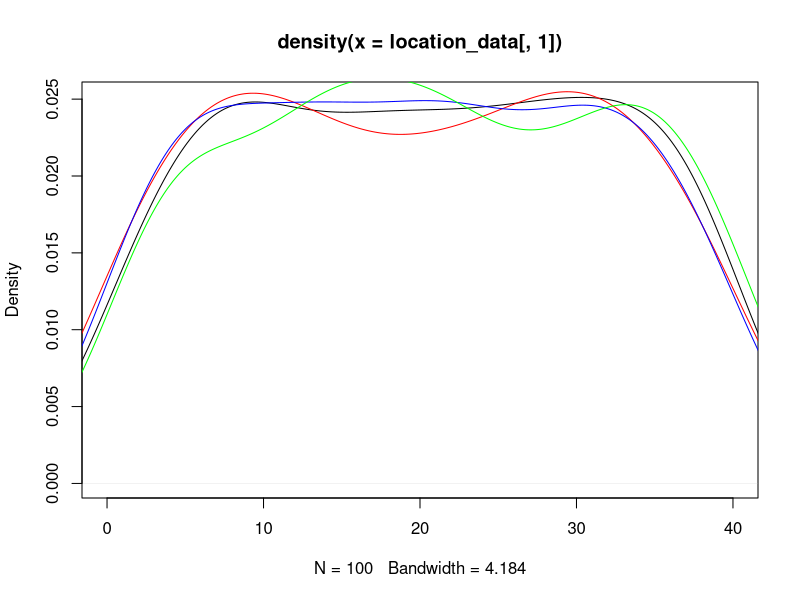
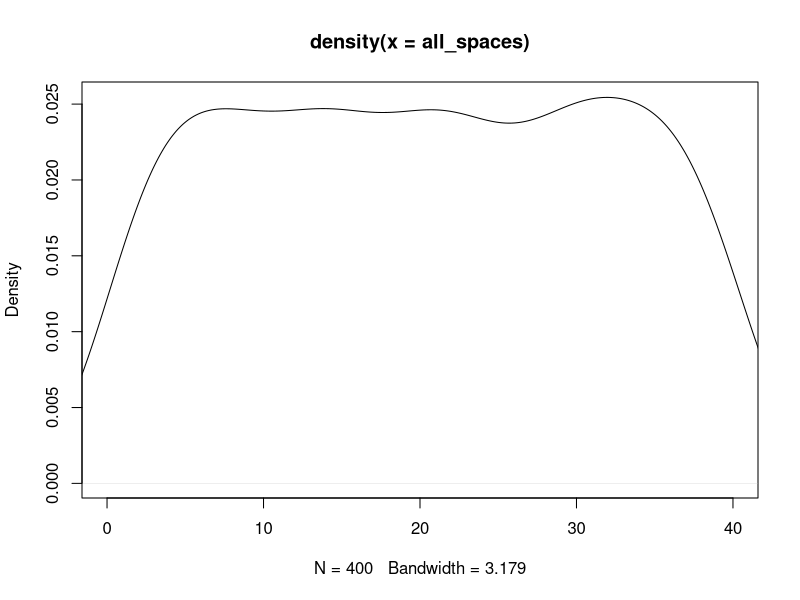
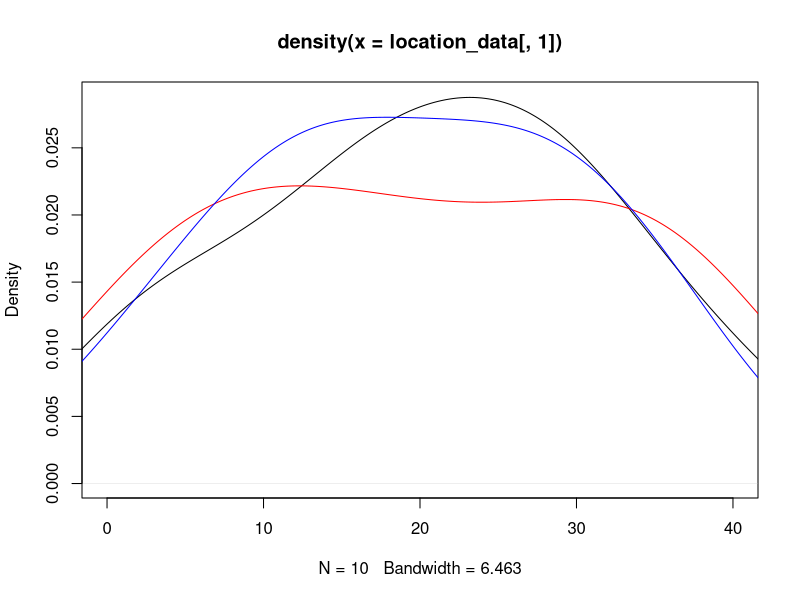
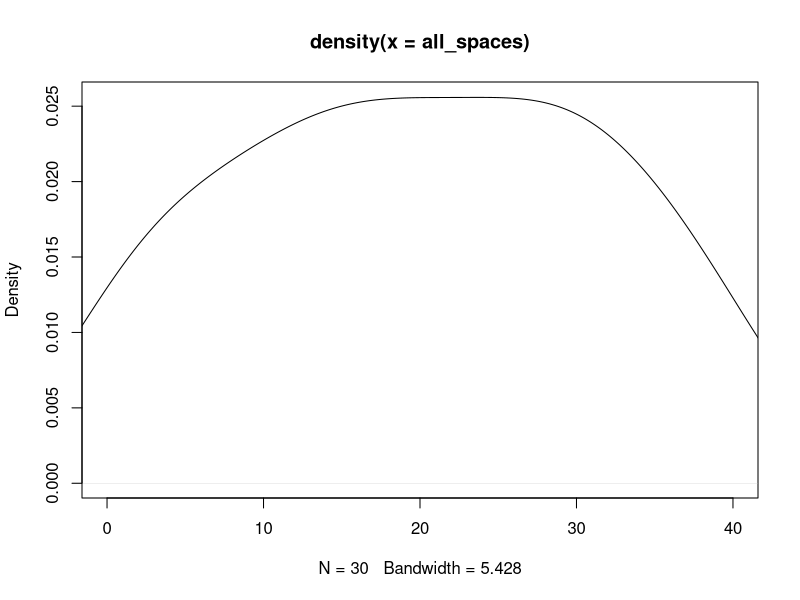

These figures' R source, in order: (Note: this script raises an error after producing the figures.)
## ---- chunk 1
knitr::opts_chunk$set(echo = TRUE)
## ---- chunk 2
#libraries
library(dplyr)
library(ggplot2)
## ---- chunk 3
#Kayleigh
##LET'S GET MOVING

monopolyBoard <- read.csv("MonopolyBoard.csv", header = T)
monopolyBoard

# Using dice rolls to determine where a player will land on the board
#input: "location"; a number 1-40; where the player is on the board
#output: the amount of spaces the player will move until they are on their new location

#note that this is only accounting for standard dice rolls, no special rules yet...

lets_move = function(location) {
  dice_roll_1 <- sample(1:6, 1, replace = TRUE)
  dice_roll_2 <- sample(1:6, 1, replace = TRUE)
  
  roll_total <- sum(dice_roll_1, dice_roll_2)
  roll_double <- dice_roll_1 == dice_roll_2
  
    location = location + roll_total
    
  if (location <= 40) {
    location = location
  } else {
    location = location - 40
  }
  
  space = monopolyBoard$name[monopolyBoard$spaces == location]
  
  print("You're moving forward...")
  print(roll_total)
  
  print("You're on space...")
  print(location)
  
  #print(space) #This prints out the name of the space that they land on. 
}

#testers
lets_move(1)
lets_move(25)
lets_move(38)
lets_move(40)



#A function to move players around the board and to play Monopoly!
#input: "turns"; the amount of turns we should take
#output: a player's new location on the board

lets_play = function(turns) {
  location = 1
  print("Starting Location: GO!")
  for (i in 1:turns) {
    location = lets_move(location)
  }
  print("You've landed on...")
  return(location)
}



lets_play(10) #tester #in this example if you look at a reference monopoly board and "walk" your way around the board with each move being the number in each output, you'll land on the space on the board corresponding to the final output (when counting "GO" as 1 and/or 40) 

#testers 
#"lets_move" and "lets_play" have both been edited to print out phrases for each roll and move to make it easier to determine how the player is moving. 
#"You're moving forward..." gives the player's roll
#"You're on space..." is the players position after 1 turn/"lets_move"
  # Later try to switch this print statement to the name of the spot that the player is on 
#"You've landed on..." gives the final location after running "lets_play" for "x" turns.
  # Later try to switch this print statement to the name of the spot that the player is on 

lets_play(3)
lets_play(10)

## ---- chunk 4
##DOUBLE DOWN

##WORK IN PROGRESS

#A function using dice rolls to determine how many spaces a player will move with the additional rules for "doubles" in Monopoly
#input: "location"; a number 1-40 where the player is on the board
#outut: the number of spaces the player will move on the board, with the special case of rolling three "doubles" and landing in jail
double_down = function(location) {
  dice_roll_1 <- sample(1:6, 1, replace = TRUE)
  dice_roll_2 <- sample(1:6, 1, replace = TRUE)
  
  roll_total <- sum(dice_roll_1, dice_roll_2)
  roll_double <- dice_roll_1 == dice_roll_2
  
  print("roll was")
  print(roll_total)
    
  if (roll_double) {
    
    dice_roll_3 <- sample(1:6, 1, replace = TRUE)
    dice_roll_4 <- sample(1:6, 1, replace = TRUE)
    
    roll_total_2 <- sum(dice_roll_3, dice_roll_4)
    roll_double_2 <- dice_roll_3 == dice_roll_4
    
    print("roll double was")
    print(roll_total_2)

    
    if (roll_double_2) {
      dice_roll_5 <- sample(1:6, 1, replace = TRUE)
      dice_roll_6 <- sample(1:6, 1, replace = TRUE)
      
      roll_total_3 <- sum(dice_roll_5, dice_roll_6)
      roll_double_3 <- dice_roll_5 == dice_roll_6
      
      print("roll double was")
      print(roll_total_3)
      
      if (roll_double_3) {
        location = 11 #Jail
        print("doubles, doubles, doubles")
        print("You're going to JAIL!")
        
      } else {
        location = location + roll_total + roll_total_2 + roll_total_3
        print("doubles, doubles, not doubles")
        print("You're moving forward...")
        print(roll_total + roll_total_2 + roll_total_3)
      }
    } else {
      location = location + roll_total + roll_total_2
      print("doubles, not doubles")
      print("You're moving forward...")
      print(roll_total+roll_total_2)
    }
  } else {
    location = location + roll_total
    print("no doubles")
    print("You're moving forward...")
    print(roll_total)
  }

    
  if (location <= 40) {
    location = location
  } else {
    location = location - 40
  }

  
  print("You're on space...")
  print(location)
}

double_down(1)
#text out in the function is kinda funky right but it's just to make sure its working right
#In final version switch all dice rolls to sample(1:6,...)

## ---- chunk 5
##CHANCE AND COMMUNITY CHEST CARDS
Card_Numbers <- c(1, 2, 3, 4, 5, 6, 7, 8, 9, 10, 11, 12, 13, 14, 15, 16)

Chance_Cards <- c("Advance to Boardwalk", "Advance to Go (Collect $200)", "Advance to Illinois Avenue. If you pass Go, collect $200", "Advance to St. Charles Place. If you pass Go, collect $200", "Advance to the nearest Railroad. If unowned, you may buy it from the Bank. If owned, pay owner twice the rental to which they are otherwise entitled", "Advance to the nearest Railroad. If unowned, you may buy it from the Bank. If owned, pay owner twice the rental to which they are otherwise entitled", "Advance token to nearest Utility. If unowned, you may buy it from the Bank. If owned, throw dice and pay owner a total ten times amount thrown", "Bank pays you dividend of $50", "Get Out of Jail Free", "Go Back 3 Spaces", "Go to Jail. Go directly to Jail, do not pass Go, do not collect $200", "Make general repairs on all your property. For each house pay $25. For each hotel pay $100", "Speeding fine $15", "Take a trip to Reading Railroad. If you pass Go, collect $200", "You have been elected Chairman of the Board. Pay each player $50", "Your building loan matures. Collect $150")

Chance <- data.frame(Chance_Cards, Card_Numbers)
Chance
##Chance cards to move a player to a new space:
  #1 -> Advance to Boardwalk (space 40)
  #2 -> Advance to Go (space 1)
  #3 -> Advance to Illinois Avenue (space 25)
  #4 -> Advance to St. Charles Place (space 12)
  #5 -> Advance to nearest Railroad (space(s) 6, 16, 26, 36)
  #6 -> Advance to nearest Railraod (space(s) 6, 16, 26, 36)
  #7 -> Advance to nearest Utility (space(s) 13, 29)
  #11 -> Go to Jail (space 11)
  #14 -> Take a trip to Reading Railroad (space 6)

Community_Chest_Cards <- c("Advance to Go (Collect $200)", "Bank error in your favor. Collect $200", "Doctor’s fee. Pay $50", "From sale of stock you get $50", "Get Out of Jail Free", "Go to Jail. Go directly to jail, do not pass Go, do not collect $200", "Holiday fund matures. Receive $100", "Income tax refund. Collect $20", "It is your birthday. Collect $10 from every player", "Life insurance matures. Collect $100", "Pay hospital fees of $100", "Pay school fees of $50", "Receive $25 consultancy fee", "You are assessed for street repair. $40 per house. $115 per hotel", "You have won second prize in a beauty contest. Collect $10", "You inherit $100")

Community_Chest <- data.frame(Community_Chest_Cards, Card_Numbers)
Community_Chest

##Community Chest Cards that move a player to a new space:
  #1 -> Advance to GO (space 1)
  #5 -> Go to Jail (space 11)

## ---- chunk 6
# heidi

#the function "who_goes_first" simulates the initial roll before the game begins in order to determine which player goes first
# input is a number of how many players are going to be playing
# output is the value of each players roll and the player that will start the game based on who had the highest roll
who_goes_first <- function(num_players){
  initial_rolls <- c()
  for (i in 1:num_players) {
    player_i_roll <- sum(sample(1:6, 2, replace=TRUE))
    initial_rolls <- c(initial_rolls, player_i_roll) # vector of every player's roll
    print(paste("Player", i, "rolled", player_i_roll))
  }
  cat("\n")
  if(sum(initial_rolls == max(initial_rolls)) >= 2){
    while (sum(initial_rolls == max(initial_rolls)) >= 2) { # if players tied for highest number
      tied_players <- which(initial_rolls==max(initial_rolls)) # identify which players tied
      print("It's a tie! Roll again")
      cat("\n")
      tie_breaker_rolls <- c()
      for (i in tied_players) { # tied players roll again
       player_i_roll2 <- sum(sample(1:6, 2, replace=TRUE))
       tie_breaker_rolls <- c(tie_breaker_rolls, player_i_roll2)
       print(paste("Player", i, "rolled", player_i_roll2))
      }
      initial_rolls <- tie_breaker_rolls
      highest_roll <- max(tie_breaker_rolls)
      highest_player2 <- tied_players[which(tie_breaker_rolls == highest_roll)]
    }
    cat("\n")
    print(paste("Player", highest_player2, "goes first!"))
  }
  else {
    highest_player <- which.max(initial_rolls) # who rolled the highest number
    print(paste("Player", highest_player, "goes first!"))
  }
}

who_goes_first(4) # test function

## ---- chunk 7
# Olivia
# Website for data: https://stat-jet-asu.github.io/Datasets/InstructorDescriptions/monopoly.html

monopolyBoard <- read.csv("MonopolyBoard.csv", header = T)
head(monopolyBoard)

# This section is for question number 2

# Kayleigh's lets_play function from above incorporating players and density plots
# uses lets_move function from above
# input: turns, # of turns to iterate through; players, number of players (2-4)
# output: density plot with a line for each player's frequency of spaces landed on 
# & density plot for the combined frequency of spaces landed on for all players

lets_play = function(turns, players) {
  location_data <- as.data.frame(matrix(nrow = turns, ncol = players))
  
for (j in 1:players) {
  location = 1
  
  for (i in 1:turns) {
    
    location = lets_move(location)
    location_data[i,j] <- location
    }
  }
  
  # creates density plot of frequency of landing on each space for each player
  plot(density(location_data[,1]), xlim = c(0,40), col = "black")
  
  colors <- c("red", "blue", "green")
  
  for (k in 2:players) {
  lines(density(location_data[,k]), col = colors[k-1]) # adds a density line for each player after the first
  }
  
  # creates density plot for total frequency landing on each space (all players spaces included)
  all_spaces <- as.vector(as.matrix(location_data))
  plot(density(all_spaces), xlim = c(0,40), col = "black")
}
lets_play(100, 4)

## ---- chunk 8
who_goes_first2 <- function(num_players){
  initial_rolls <- c()
  for (i in 1:num_players) {
    player_i_roll <- sum(sample(1:6, 2, replace=TRUE))
    initial_rolls <- c(initial_rolls, player_i_roll) # vector of every player's roll
#    print(paste("Player", i, "rolled", player_i_roll))
  }
  cat("\n")
  if(sum(initial_rolls == max(initial_rolls)) >= 2){
    while (sum(initial_rolls == max(initial_rolls)) >= 2) { # if players tied for highest number
      tied_players <- which(initial_rolls==max(initial_rolls)) # identify which players tied
#      print("It's a tie! Roll again")
#      cat("\n")
      tie_breaker_rolls <- c()
      for (i in tied_players) { # tied players roll again
       player_i_roll2 <- sum(sample(1:6, 2, replace=TRUE))
       tie_breaker_rolls <- c(tie_breaker_rolls, player_i_roll2)
#       print(paste("Player", i, "rolled", player_i_roll2))
      }
      initial_rolls <- tie_breaker_rolls
      highest_roll <- max(tie_breaker_rolls)
      highest_player2 <- tied_players[which(tie_breaker_rolls == highest_roll)]
    }
#    cat("\n")
#    print(paste("Player", highest_player2, "goes first!"))
  }
  else {
    highest_player <- which.max(initial_rolls) # who rolled the highest number
#    print(paste("Player", highest_player, "goes first!"))
#    return(highest_player)
  
    
  # creating player order
  player_order <- length(num_players)
  player_order[1] <- as.integer(highest_player)

 for (j in 2:num_players) {
    
  player_order[j] <- as.integer(player_order[j-1] + 1)
  if (player_order[j] > num_players) {
    player_order[j] <- 1
  }
 }
  print(player_order)
  }
  
  playerlist <- (list(highest_player, player_order))
  return(playerlist)
}

#who_goes_first2(4)

## ---- chunk 9
# Question number 3 -- including jail and double rolls

lets_move2 = function(location) {
  dice_roll_1 <- sample(1:6, 1, replace = TRUE)
  dice_roll_2 <- sample(1:6, 1, replace = TRUE)
  
  roll_total <- sum(dice_roll_1, dice_roll_2)
  roll_double <- dice_roll_1 == dice_roll_2
  
    location = location + roll_total # updates location to be previous location + roll total
    double3 = "false" # double3 is assigned "true" if the player double rolls 3x (as seen in if statement below), otherwise it is assigned "false" 
    
  # first double roll -> roll again
  if (roll_double == TRUE) {
    dice_roll_3 <- sample(1:6, 1, replace = TRUE)
    dice_roll_4 <- sample(1:6, 1, replace = TRUE)
    
    roll_total2 <- sum(dice_roll_3, dice_roll_4)
    roll_double2 <- dice_roll_3 == dice_roll_4
    
    location = location + roll_total2
    double3 = "false"
    
    # if player is at a location past 40, subtract 40 so they go back to the GO space at location "41"
    # this is included in each if statement below so that it applies if player has to roll again
    if (location <= 40) {
      location = location
    } else {
      location = location - 40
    }
     
      # second double roll -> roll again
      if (roll_double2 == TRUE) {
        dice_roll_5 <- sample(1:6, 1, replace = TRUE)
        dice_roll_6 <- sample(1:6, 1, replace = TRUE)
    
        roll_total3 <- sum(dice_roll_5, dice_roll_6)
        roll_double3 <- dice_roll_5 == dice_roll_6
    
        location = location + roll_total3
        double3 = "false"
        
        if (location <= 40) {
          location = location
        } else {
          location = location - 40
        }
        
        # third double roll -> go to jail
          if (roll_double3 == TRUE) {
            location = monopolyBoard$spaces[monopolyBoard$name == "Jail"]
            double3 = "true"
          }
      }
  }  
    
  if (location <= 40) {
    location = location
  } else {
    location = location - 40
  }
  
  listdata <- (list(location, double3)) # creates list for outputs "location" and "double3"
  # if you need to access location from this function, use lets_move2(location)[[1]]
  # if you need to access double3, use lets_move2(double3)[[2]]
  return(listdata)
  
}


# lets_play2 is currently set up to have each player go thru all their turns and then move onto the next player
# probably need to fix this for question 5

## ---- chunk 10

lets_play2 = function(turns, players) {
  
  
  location_data <- as.data.frame(matrix(nrow = turns, ncol = players)) # dataframe will keep data for locations of players for each turn
  double3data <- as.data.frame(matrix(nrow = turns, ncol = players)) # dataframe will say "true" if player double rolled 3x (which lands them in jail) and "false" if they didn't double roll 3x
  
    # puts players in order
    colnames(location_data) <- who_goes_first2(players)[[2]]
  
    location = 1 # each player starts at location 1
    location_data[1,] <- location
    double3 = 0 # initializing "double3" which will be later assigned a "true" or "false" based on if player double rolled 3x
  
    for (i in 2:turns) { # iterates through number of turns
      
        for (j in 1:players) { # rotates through each player
          
        location = lets_move2(location_data[i-1,j])[[1]] # takes location from lets_move2 function and assigns it to location
        location_data[i,j] <- as.integer(location) # puts location value into the dataframe of locations for each player
        double3data[i,j] <- lets_move2(double3)[[2]] # takes "true" or "false" value from double3 and adds it to double3data dataframe
        
      # deals with landing in jail from "go to jail" space and staying there for next 3 turns
      if (31 %in% location_data[i-1,j]) { # if you landed on 31 in the last turn (i-1 turn), you go to jail (space 11) for the ith turn
        location <- 11
        location_data[i,j] <- as.integer(location) # new location is 11
      } else if (11 %in% location_data[i-1,j] & 31 %in% location_data[i-2,j]) { # if you were on space 11 last turn AND you were on space 31 2 turns ago, you stay in jail (space 11) for turn i
        location <- 11
        location_data[i,j] <- as.integer(location)  
      } else if (11 %in% location_data[i-2,j] & 31 %in% location_data[i-3,j]) {
        location <- 11
        location_data[i,j] <- as.integer(location)
      }
        
      # landing in jail from 3x double roll and staying there for next 3 turns
      if (11 %in% location_data[i,j] & "true" %in% double3data[i-1,j]) { # if player's location is 11 (jail) and double3data is"true" (player double rolled 3x), player stays in jail. all 3 if/else if statements keep player in jail for the next 3 turns
        location <- 11
        location_data[i,j] <- as.integer(location)
      } else if (11 %in% location_data[i-1,j] & "true" %in% double3data[i-2,j]) { # 
        location <- 11
        location_data[i,j] <- as.integer(location)
      } else if (11 %in% location_data[i-2,j] & "true" %in% double3data[i-3,j]) {
        location <- 11
        location_data[i,j] <- as.integer(location)
      }
        
    }
  }
  print(location_data)
  
  # creates density plot of frequency of landing on each space for each player
  plot(density(location_data[,1]), xlim = c(0,40), col = "black")
  
  colors <- c("red", "blue", "green")
  
  for (k in 2:players) {
    lines(density(location_data[,k]), col = colors[k-1]) # adds a density line for each player after the first
  }
  
  # creates density plot for total frequency landing on each space (all players spaces included)
  all_spaces <- as.vector(as.matrix(location_data))
  plot(density(all_spaces), xlim = c(0,40), col = "black")
  
}
 
lets_play2(10, 3)

location_data

# how should we go about recording spaces landed on when double rolls occur?

## ---- chunk 11

# Figure out how to have players pay and recieve money from landing on chance and community chest spaces


## ---- chunk 12
#4 - Kayleigh and Maddie 
#Chance - spaces 8, 23, 37
#Community Chest - spaces 3, 18, 34
Chance

Drawing_Chance = function(location) {
  location = location
  draw_card <- sample(1:16, 1, replace = TRUE)
  player_card <- Chance$Chance_Cards[draw_card]
  print(player_card)

  
      if(draw_card == 1) {
        location = 1
      }
      
      if(draw_card == 2) {
        location = 1
      }
      
      if(draw_card == 3) {
        location = 25
      }
  
      if(draw_card == 4){
        location = 12
      }
    
      if(draw_card == 5){
        if(location >= 37 && location <= 5){
              location = 6
            } else {
              if (location >= 6 && location <= 15){
                location = 16
              } else {
                if(location >= 16 && location <= 25){
                  location = 26
                } else {
                  location = 36
                }
              }
            }
    }
  
    if(draw_card == 6){
        if(location >= 37 && location <= 5){
              location = 6
            } else {
              if (location >= 6 && location <= 15){
                location = 16
              } else {
                if(location >= 16 && location <= 25){
                  location = 26
                } else {
                  location = 36
                }
              }
            }
    }
  
    if(draw_card == 7){
        if(location >= 29 && location <= 12){
              location = 13
            } else {
              location = 29
    }
  }
  
    if(draw_card == 11) {
      location = 11
    }
  
    if(draw_card == 14) {
      location = 6
    }
  
    if(draw_card == 10) {
      location = location - 3
    }
  
    location = location
    return(location)
}

Drawing_Chance(8)
Drawing_Chance(23)
Drawing_Chance(37)

Drawing_Community_Chest = function(location) {
  location = location
  draw_card_chest <- sample(1:16, 1, replace = TRUE)
  player_card_chest <- Community_Chest$Community_Chest_Cards[draw_card_chest]
  print(player_card_chest)
  print(location)
  
  if (draw_card_chest == 1) {
    location = 1
  } else {
    if (draw_card_chest == 6) {
    location = 11
    } else {
      location = location
    }
  
  }
  
  location = location 
  return(location)
}

Drawing_Community_Chest(3)
Drawing_Community_Chest(18)
Drawing_Community_Chest(34)

lets_move3 = function(location) {
  dice_roll_1 <- sample(1:6, 1, replace = TRUE)
  dice_roll_2 <- sample(1:6, 1, replace = TRUE)
  
  roll_total <- sum(dice_roll_1, dice_roll_2)
  roll_double <- dice_roll_1 == dice_roll_2
  
    location = location + roll_total
    double3 = "false"
  
  print("your roll total is...")
  print(roll_total)

  if (location <= 40) {
      location = location
  } else {
      location = location - 40
  }
   
  print("your location is...")
  print(location)
  
  if(location == 8 || location == 23 || location == 27) {
    location = Drawing_Chance(location)
    print("your location is...")
    print(location)
  }
  
  if(location == 3 || location == 18 || location == 34) {
    location = Drawing_Community_Chest(location)
    print("your location is...")
    print(location)
  }
    
  # first double roll -> roll again
  if (roll_double == TRUE) {
    dice_roll_3 <- sample(1:6, 1, replace = TRUE)
    dice_roll_4 <- sample(1:6, 1, replace = TRUE)
    
    roll_total2 <- sum(dice_roll_3, dice_roll_4)
    roll_double2 <- dice_roll_3 == dice_roll_4
    
    location = location + roll_total2
    double3 = "false"
    print("1 double")
    
    if (location <= 40) {
      location = location
    } else {
      location = location - 40
    }
    
    
    if(location == 8 || location == 23 || location == 27) {
    location = Drawing_Chance(location)
    }
  
  if(location == 3 || location == 18 || location == 34) {
    location = Drawing_Community_Chest(location)
    }
     
      # second double roll -> roll again
      if (roll_double2 == TRUE) {
        dice_roll_5 <- sample(1:6, 1, replace = TRUE)
        dice_roll_6 <- sample(1:6, 1, replace = TRUE)
    
        roll_total3 <- sum(dice_roll_5, dice_roll_6)
        roll_double3 <- dice_roll_5 == dice_roll_6
    
        location = location + roll_total3
        double3 = "false"
        print("2 doubles")
        
        if (location <= 40) {
          location = location
        } else {
          location = location - 40
        }
        
        if(location == 8 || location == 23 || location == 27) {
          location = Drawing_Chance(location)
        }
  
        if(location == 3 || location == 18 || location == 34) {
          location = Drawing_Community_Chest(location)
         
        }
        
        # third double roll -> go to jail
          if (roll_double3 == TRUE) {
            location = monopolyBoard$spaces[monopolyBoard$name == "Jail"]
            double3 = "true"
            print("three doubles")
          }
      }
  }  
   
  location = location 
  
  print("your location is...")
  print(location)
  listdata <- (list(location, double3))
  return(listdata)
  
}

lets_move3(1)

lets_play3 = function(turns, players) {
  
  location_data <- as.data.frame(matrix(nrow = turns, ncol = players))
  double3data <- as.data.frame(matrix(nrow = turns, ncol = players))
  
  for (j in 1:players) {
    location = 1
    double3 = 0
  
    for (i in 1:turns) {
      
        location = lets_move2(location)[[1]]
        location_data[i,j] <- as.integer(location)
        double3data[i,j] <- lets_move3(double3)[[2]]
        
      # deals with landing in jail from "go to jail" space and staying there for next 3 turns
      if (31 %in% location_data[i-1,j]) { # if you land on 31 (go to jail), next location is in jail (space 11)
        location <- 11
        location_data[i,j] <- as.integer(location)
      } else if (11 %in% location_data[i-1,j] & 31 %in% location_data[i-2,j]) {
        location <- 11
        location_data[i,j] <- as.integer(location)
      } else if (11 %in% location_data[i-2,j] & 31 %in% location_data[i-3,j]) {
        location <- 11
        location_data[i,j] <- as.integer(location)
      }
        
      # landing in jail from 3x double roll and staying there for next 3 turns
      if (11 %in% location_data[i,j] & "true" %in% double3data[i-1,j]) { # "true" means player double rolled 3x -> jail
        location <- 11
        location_data[i,j] <- as.integer(location)
      } else if (11 %in% location_data[i-1,j] & "true" %in% double3data[i-2,j]) { # 
        location <- 11
        location_data[i,j] <- as.integer(location)
      } else if (11 %in% location_data[i-2,j] & "true" %in% double3data[i-3,j]) {
        location <- 11
        location_data[i,j] <- as.integer(location)
      }
        
    }
  }
  #print(location_data)
  
  # creates density plot of frequency of landing on each space for each player
  plot(density(location_data[,1]), xlim = c(0,40), col = "black")
  plot(location_data[,1], xlim= c(0,40), col="black", type="h", xlab="Spaces", ylab="Frequency", main="Frequency of Landing on Each Space for Each Player")
  
  colors <- c("red", "blue", "green")
  
  for (k in 2:players) {
    lines(density(location_data[,k]), col = colors[k-1]) # adds a density line for each player after the first
  }
  
  # creates density plot for total frequency landing on each space (all players spaces included)
  all_spaces <- as.vector(as.matrix(location_data))
  plot(density(all_spaces), xlim = c(0,40), col = "black")
  
}
## ---- chunk 13

#use lets_move2 for freq plot

 
## ---- chunk 14
#hello
dice_roll <- sum(sample(1:6, 2, replace = TRUE))
dice_roll

#Need to figure out how to exchange money between players
Chance_Money <- function(Player_Bank){
  Player_Bank = Player_Bank
  draw_card <- sample(1:16, 1, replace = TRUE)
  player_card <- Chance$Chance_Cards[draw_card]
  print(player_card)
  
  #Advance to Go (Collect $200)
  if(draw_card == 2){
    Player_Bank = Player_Bank + 200
  }
  
  #Advance to Illinois Ave. If you pass Go collect $200
  if(draw_card == 3){
    if(location > 25){
      Player_Bank = Player_Bank + 200
    }else{
      Player_Bank = Player_Bank
    }
  }
  
  #Advance to St. Charles Place. If you pass Go, collect $200
  if(draw_card == 4){
    if(location > 13 ){
      Player_Bank = Player_Bank + 200
    }else{
      Player_Bank = Player_Bank
    }
  }
  
  #Bank pays you dividend of $50
  if(draw_card == 8){
    Player_Bank = Player_Bank + 50
  }
  
  #Speeding fine $15
  if(draw_card == 13){
    Player_Bank = Player_Bank - 15
  }
  
  #Take a trip to Reading Railroad. If you pass Go, collect $200
  if(draw_card == 14){
    if(location > 6){
      Player_Bank = Player_Bank + 200
    }else{
      Player_Bank = Player_Bank
    }
  }
  
  #Your building loan matures. Collect $150
  if(draw_card == 16){
    Player_Bank = Player_Bank + 150
  }
}

#Need to figure out how to exchange money between players
Community_Chest_Money <- function(Player_Bank){
  Player_Bank = Player_Bank
  draw_card <- sample(1:16, 1, replace = TRUE)
  player_card <- Community_Chest$Community_Chest_Cards[draw_card]
  print(player_card)
  
  #Advance to Go (Collect $200)
  if(draw_card == 1){
    Player_Bank = Player_Bank + 200
  }
  
  #Bank error in your favor. Collect $200
  if(draw_card == 2){
    Player_Bank = Player_Bank + 200
  }
  
  #Doctor’s fee. Pay $50
  if(draw_card == 3){
    Player_Bank = Player_Bank - 50
  }
  
  #From sale of stock you get $50
  if(draw_card == 4){
    Player_Bank = Player_Bank + 50
  }
  
  #Holiday fund matures. Receive $100
  if(draw_card == 7){
    Player_Bank = Player_Bank + 100
  }
  
  #Income tax refund. Collect $20
  if(draw_card == 8){
    Player_Bank = Player_Bank + 20
  }
  
  #Life insurance matures. Collect $100
  if(draw_card == 10){
    Player_Bank = Player_Bank + 100
  }
  
  #Pay hospital fees of $100
  if(draw_card == 11){
    Player_Bank = Player_Bank - 100
  }
  
  #Pay school fees of $50
  if(draw_card == 12){
    Player_Bank = Player_Bank - 50
  }
  
  #Receive $25 consultancy fee
  if(draw_card == 13){
    Player_Bank = Player_Bank + 25
  }
  
  #You have won second prize in a beauty contest. Collect $10
  if(draw_card == 15){
    Player_Bank = Player_Bank + 10
  }
  
  #You inherit $100
  if(draw_card == 16){
    Player_Bank = Player_Bank + 100
  }
}

Chance
Community_Chest
## ---- chunk 15
Players <- c("Player 1", "Player 2", "Player 3", "Player 4")
Player_Bank <- c("1250", "1250", "1250", "1250")

The_Players <- data.frame(Players, Player_Bank)
The_Players

monopolyBoard

Property <- c("Mediterranean", "Baltic", "Reading Railroad", "Oriental", "Vermot", "Connecticut", "St. Charles", "Electric Company", "States", "Virginia", "Pennsylvania Railroad", "St. James", "Tennessee", "New York", "Kentucky", "Indiana", "Illinios", "B&O Railroad", "Atlantic", "Ventnor", "Water Works", "Marvin Gardens", "Pacific", "N. Carolina", "Pennsylvania", "Short Line Railroad", "Park Place", "Boardwalk")
Property_Status <- c("Unowned", "Unowned", "Unowned", "Unowned", "Unowned", "Unowned", "Unowned", "Unowned", "Unowned", "Unowned", "Unowned", "Unowned", "Unowned", "Unowned", "Unowned", "Unowned", "Unowned", "Unowned", "Unowned", "Unowned", "Unowned", "Unowned", "Unowned", "Unowned", "Unowned", "Unowned", "Unowned", "Unowned")

The_Properties <- data.frame(Property, Property_Status)
The_Properties

## ---- chunk 16
library(tidyverse)
assigning_properties <- function( ){
  smpl <- sample(1:28, 28, replace = FALSE)
  smpl
  property_order <- data.frame(smpl)
  property_order
}

Owned_Spaces <- sample(1:28, 28, replace = FALSE)
Owned_Spaces
Players <- c("Player 1", "Player 2", "Player 3", "Player 4")
Player_Bank <- c("1250", "1250", "1250", "1250")

The_Players <- data.frame(Players, Player_Bank)
The_Players

The_Players_Owned <- data.frame(Players, Owned_Spaces)
The_Players_Owned <- The_Players_Owned %>% pivot_wider(names_from = Players, values_from = Owned_Spaces)

The_Players_Owned[[1]]
The_Players_Owned[[2]]
The_Players_Owned[[3]]
## ---- chunk 17
Players <- c("Player 1", "Player 2", "Player 3", "Player 4")
Player_Bank <- c(1250, 1250, 1250, 1250)
The_Players <- data.frame(Players, Player_Bank)

Property <- c("Mediterranean", "Baltic", "Reading Railroad", "Oriental", "Vermot", "Connecticut", "St. Charles", "Electric Company", "States", "Virginia", "Pennsylvania Railroad", "St. James", "Tennessee", "New York", "Kentucky", "Indiana", "Illinios", "B&O Railroad", "Atlantic", "Ventnor", "Water Works", "Marvin Gardens", "Pacific", "N. Carolina", "Pennsylvania", "Short Line Railroad", "Park Place", "Boardwalk")
Owned_By_Player <- sample(1:4, 28, replace = TRUE)
Space <- c(2, 4, 6, 7, 9, 10, 12, 13, 14, 15, 16, 17, 19, 20, 22, 24, 25, 26, 27, 28, 29, 30, 32, 33, 35, 36, 38, 40)
Property_Statuses <- data.frame(Property, Space, Owned_By_Player)
Property_Statuses


Updating_Player_Bank <- function(location, j) {
  if(location == 2 || location == 4 || location == 6 || location == 7 || location == 9 || location == 10 || location == 12 || location == 13 || location == 14 || location == 15 || location == 16 || location == 17 || location == 19 || location == 20 || location == 22 || location == 24 || location == 25 || location == 26 || location == 27 || location == 28 || location == 29 || location == 30 || location == 32 || location == 33 || location == 35 || location == 36 || location == 38 || location == 40){
    
    location = location
    spot <- which(Property_Statuses$Space == location)
    cost <- which(monopolyBoard$spaces == location)
    owned_by_player <- Property_Statuses$Owned_By_Player[spot]
    
    The_Players$Player_Bank[owned_by_player] <- The_Players$Player_Bank[owned_by_player] + monopolyBoard$cost[cost]
    
    The_Players$Player_Bank[j] <- The_Players$Player_Bank[j] - monopolyBoard$cost[cost]
    
    The_Players
  }
}

Updating_Player_Bank(2, 3)

lets_move3 = function(location) {
  dice_roll_1 <- sample(1:6, 1, replace = TRUE)
  dice_roll_2 <- sample(1:6, 1, replace = TRUE)
  
  roll_total <- sum(dice_roll_1, dice_roll_2)
  roll_double <- dice_roll_1 == dice_roll_2
  
    location = location + roll_total
    double3 = "false"


  if (location <= 40) {
      location = location
  } else {
      location = location - 40
  }

  if(location == 8 || location == 23 || location == 27) {
    location = Drawing_Chance(location)

  }
  
  if(location == 3 || location == 18 || location == 34) {
    location = Drawing_Community_Chest(location)

  }

Updating_Player_Bank(location, j)

  # first double roll -> roll again
  if (roll_double == TRUE) {
    dice_roll_3 <- sample(1:6, 1, replace = TRUE)
    dice_roll_4 <- sample(1:6, 1, replace = TRUE)
    
    roll_total2 <- sum(dice_roll_3, dice_roll_4)
    roll_double2 <- dice_roll_3 == dice_roll_4
    
    location = location + roll_total2
    double3 = "false"

    
    if (location <= 40) {
      location = location
    } else {
      location = location - 40
    }
    
    
    if(location == 8 || location == 23 || location == 27) {
    location = Drawing_Chance(location)
    }
  
  if(location == 3 || location == 18 || location == 34) {
    location = Drawing_Community_Chest(location)
    }
    
    Updating_Player_Bank(location, j)
    
      # second double roll -> roll again
      if (roll_double2 == TRUE) {
        dice_roll_5 <- sample(1:6, 1, replace = TRUE)
        dice_roll_6 <- sample(1:6, 1, replace = TRUE)
    
        roll_total3 <- sum(dice_roll_5, dice_roll_6)
        roll_double3 <- dice_roll_5 == dice_roll_6
    
        location = location + roll_total3
        double3 = "false"
        
        if (location <= 40) {
          location = location
        } else {
          location = location - 40
        }
        
        if(location == 8 || location == 23 || location == 27) {
          location = Drawing_Chance(location)
        }
  
        if(location == 3 || location == 18 || location == 34) {
          location = Drawing_Community_Chest(location)
         
        }
        
        Updating_Player_Bank(location, j)
        
        # third double roll -> go to jail
          if (roll_double3 == TRUE) {
            location = monopolyBoard$spaces[monopolyBoard$name == "Jail"]
            double3 = "true"
          }
      }
  }  
   
  location = location 
}

lets_move3(2)


lets_play4 = function(turns, players) {
  
  location_data <- as.data.frame(matrix(nrow = turns, ncol = players))
  double3data <- as.data.frame(matrix(nrow = turns, ncol = players))
  players_banks <- as.data.frame(matrix(nrow = turns, ncol = players))

print(Property_Statuses)

  for (j in 1:players) {
    location = 1
    double3 = 0
    
    
    for (i in 1:turns) {
        print("player")
        print(j)
        location = lets_move3(location)[[1]]
        location_data[i,j] <- as.integer(location)
        double3data[i,j] <- lets_move3(double3)[[2]]

                
      # deals with landing in jail from "go to jail" space and staying there for next 3 turns
      if (31 %in% location_data[i-1,j]) { # if you land on 31 (go to jail), next location is in jail (space 11)
        location <- 11
        location_data[i,j] <- as.integer(location)
      } else if (11 %in% location_data[i-1,j] & 31 %in% location_data[i-2,j]) {
        location <- 11
        location_data[i,j] <- as.integer(location)
      } else if (11 %in% location_data[i-2,j] & 31 %in% location_data[i-3,j]) {
        location <- 11
        location_data[i,j] <- as.integer(location)
      }
        
      # landing in jail from 3x double roll and staying there for next 3 turns
      if (11 %in% location_data[i,j] & "true" %in% double3data[i-1,j]) { # "true" means player double rolled 3x -> jail
        location <- 11
        location_data[i,j] <- as.integer(location)
      } else if (11 %in% location_data[i-1,j] & "true" %in% double3data[i-2,j]) { # 
        location <- 11
        location_data[i,j] <- as.integer(location)
      } else if (11 %in% location_data[i-2,j] & "true" %in% double3data[i-3,j]) {
        location <- 11
        location_data[i,j] <- as.integer(location)
      }
      
      
    }
  }
  
print(location_data)
return(The_Players)

}

lets_play4(1,4)
## ---- chunk 18
monopolyBoard
Players <- c("Player 1", "Player 2", "Player 3", "Player 4")
Player_Bank <- c(1250, 1250, 1250, 1250)
The_Players <- data.frame(Players, Player_Bank)

Property <- c("Mediterranean", "Baltic", "Reading Railroad", "Oriental", "Vermot", "Connecticut", "St. Charles", "Electric Company", "States", "Virginia", "Pennsylvania Railroad", "St. James", "Tennessee", "New York", "Kentucky", "Indiana", "Illinios", "B&O Railroad", "Atlantic", "Ventnor", "Water Works", "Marvin Gardens", "Pacific", "N. Carolina", "Pennsylvania", "Short Line Railroad", "Park Place", "Boardwalk")
Owned_By_Player <- sample(1:4, 28, replace = TRUE)
Space <- c(2, 4, 6, 7, 9, 10, 12, 13, 14, 15, 16, 17, 19, 20, 22, 24, 25, 26, 27, 28, 29, 30, 32, 33, 35, 36, 38, 40)
Property_Statuses <- data.frame(Property, Space, Owned_By_Player)
Property_Statuses


Updating_Player_Bank <- function(location, j) {
  if(location == 2 || location == 4 || location == 6 || location == 7 || location == 9 || location == 10 || location == 12 || location == 13 || location == 14 || location == 15 || location == 16 || location == 17 || location == 19 || location == 20 || location == 22 || location == 24 || location == 25 || location == 26 || location == 27 || location == 28 || location == 29 || location == 30 || location == 32 || location == 33 || location == 35 || location == 36 || location == 38 || location == 40){
    
    location = location
    spot <- which(Property_Statuses$Space == location)
    cost <- which(monopolyBoard$spaces == location)
    owned_by_player <- Property_Statuses$Owned_By_Player[spot]
    
    The_Players$Player_Bank[owned_by_player] <- The_Players$Player_Bank[owned_by_player] + monopolyBoard$rent_0[cost]
    
    The_Players$Player_Bank[j] <- The_Players$Player_Bank[j] - monopolyBoard$rent_0[cost]
    
    return(The_Players)
  }
}

Updating_Player_Bank(12, 3)
## ---- chunk 19
lets_move4 = function(location) {
  dice_roll_1 <- sample(1:6, 1, replace = TRUE)
  dice_roll_2 <- sample(1:6, 1, replace = TRUE)
  
  roll_total <- sum(dice_roll_1, dice_roll_2)
  roll_double <- dice_roll_1 == dice_roll_2
  
    location = location + roll_total
    double3 = "false"


  if (location <= 40) {
      location = location
      Updating_Player_Bank(location, j)
  } else {
      location = location - 40
      Updating_Player_Bank(location, j)
  }


  if(location == 8 || location == 23 || location == 27) {
    location = Drawing_Chance(location)
    Updating_Player_Bank(location, j)

  }
  
  if(location == 3 || location == 18 || location == 34) {
    location = Drawing_Community_Chest(location)
    Updating_Player_Bank(location, j)

  }


  # first double roll -> roll again
  if (roll_double == TRUE) {
    dice_roll_3 <- sample(1:6, 1, replace = TRUE)
    dice_roll_4 <- sample(1:6, 1, replace = TRUE)
    
    roll_total2 <- sum(dice_roll_3, dice_roll_4)
    roll_double2 <- dice_roll_3 == dice_roll_4
    
    location = location + roll_total2
    double3 = "false"

    
    if (location <= 40) {
      location = location
      Updating_Player_Bank(location, j)
      
    } else {
      location = location - 40
      Updating_Player_Bank(location, j)
    }
    
    
    if(location == 8 || location == 23 || location == 27) {
    location = Drawing_Chance(location)
    Updating_Player_Bank(location, j)
    }
  
  if(location == 3 || location == 18 || location == 34) {
    location = Drawing_Community_Chest(location)
    Updating_Player_Bank(location, j)
    }

    
      # second double roll -> roll again
      if (roll_double2 == TRUE) {
        dice_roll_5 <- sample(1:6, 1, replace = TRUE)
        dice_roll_6 <- sample(1:6, 1, replace = TRUE)
    
        roll_total3 <- sum(dice_roll_5, dice_roll_6)
        roll_double3 <- dice_roll_5 == dice_roll_6
    
        location = location + roll_total3
        double3 = "false"
        
        if (location <= 40) {
          location = location
          Updating_Player_Bank(location, j)
        } else {
          location = location - 40
          Updating_Player_Bank(location, j)
        }
        
        if(location == 8 || location == 23 || location == 27) {
          location = Drawing_Chance(location)
          Updating_Player_Bank(location, j)
        }
  
        if(location == 3 || location == 18 || location == 34) {
          location = Drawing_Community_Chest(location)
          Updating_Player_Bank(location, j)
         
        }

        
        # third double roll -> go to jail
          if (roll_double3 == TRUE) {
            location = monopolyBoard$spaces[monopolyBoard$name == "Jail"]
            double3 = "true"
          }
      }
  }  
   
  location = location 
  
  listdata <- (list(location, double3))
  return(listdata)
  return(Updating_Player_Bank(location, j))
  
}
## ---- chunk 20

lets_play4 = function(turns, players) {
  
  location_data <- as.data.frame(matrix(nrow = turns, ncol = players))
  double3data <- as.data.frame(matrix(nrow = turns, ncol = players))
  
    colnames(location_data) <- who_goes_first2(players)[[2]]
  
    location = 1
    location_data[1,] <- location
    double3 = 0
  
    for (i in 2:turns) {
      
        for (j in 1:players) {
          
        location = lets_move3(location_data[i-1,j])[[1]]
        location_data[i,j] <- as.integer(location)
        double3data[i,j] <- lets_move4(double3)[[2]]
        print(j)
        banks = 
        
      # deals with landing in jail from "go to jail" space and staying there for next 3 turns
      if (31 %in% location_data[i-1,j]) { # if you land on 31 (go to jail), next location is in jail (space 11)
        location <- 11
        location_data[i,j] <- as.integer(location)
      } else if (11 %in% location_data[i-1,j] & 31 %in% location_data[i-2,j]) {
        location <- 11
        location_data[i,j] <- as.integer(location)
      } else if (11 %in% location_data[i-2,j] & 31 %in% location_data[i-3,j]) {
        location <- 11
        location_data[i,j] <- as.integer(location)
      }
        
      # landing in jail from 3x double roll and staying there for next 3 turns
      if (11 %in% location_data[i,j] & "true" %in% double3data[i-1,j]) { # "true" means player double rolled 3x -> jail
        location <- 11
        location_data[i,j] <- as.integer(location)
      } else if (11 %in% location_data[i-1,j] & "true" %in% double3data[i-2,j]) { # 
        location <- 11
        location_data[i,j] <- as.integer(location)
      } else if (11 %in% location_data[i-2,j] & "true" %in% double3data[i-3,j]) {
        location <- 11
        location_data[i,j] <- as.integer(location)
      }
        
    }
    }
    
  print(location_data)
  print(double3data)
  print()
    
  # creates density plot of frequency of landing on each space for each player
  plot(density(location_data[,1]), xlim = c(0,40), col = "black")
  plot(location_data[,1], xlim= c(0,40), col="black", type="h", xlab="Spaces", ylab="Frequency", main="Frequency of Landing on Each Space for Each Player")
  
  colors <- c("red", "blue", "green")
  
  for (k in 2:players) {
    lines(density(location_data[,k]), col = colors[k-1]) # adds a density line for each player after the first
  }
  
  # creates density plot for total frequency landing on each space (all players spaces included)
  all_spaces <- as.vector(as.matrix(location_data))
  plot(density(all_spaces), xlim = c(0,40), col = "black")

}

lets_play4(10, 4)
